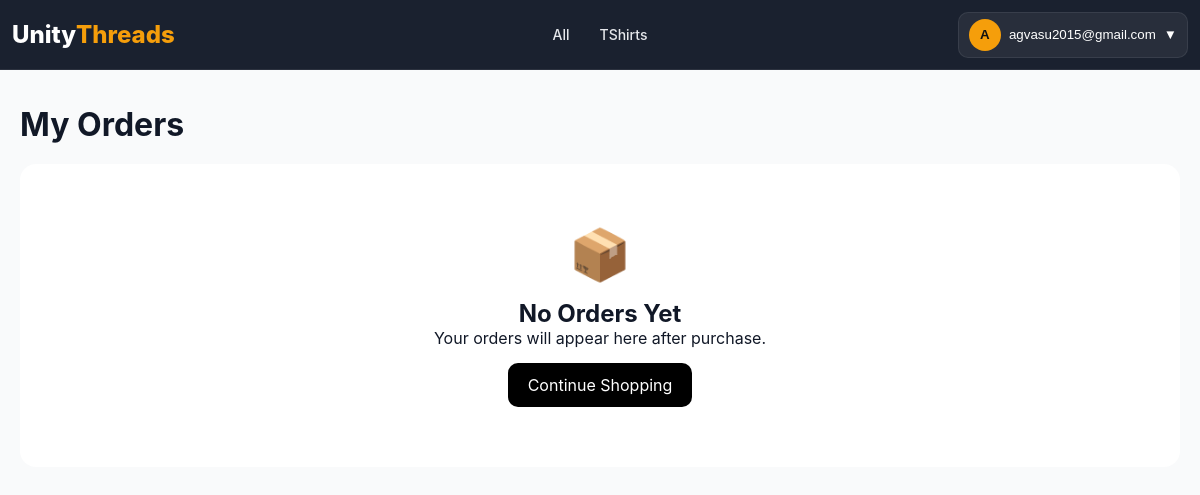
Page /orders/history/ (signed in) on the earlier database version.
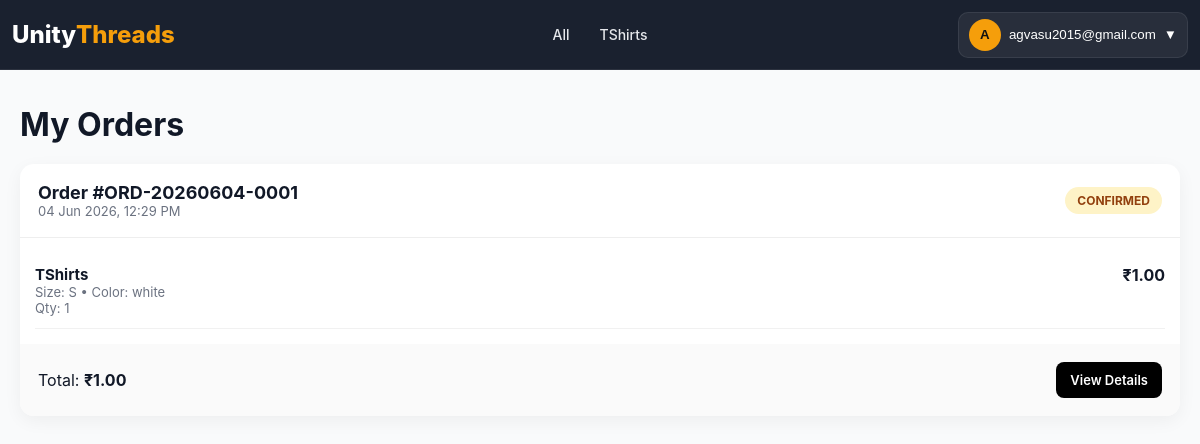
Same page on the later database version.
### products/models.py (models this page shows, shortened)
class BaseModel(models.Model):
    created_at = models.DateTimeField(
        auto_now_add=True
    )
    updated_at = models.DateTimeField(
        auto_now=True
    )
    class Meta:
        abstract = True

class Category(BaseModel):
    name = models.CharField(
        max_length=100,
        unique=True
    )
    slug = models.SlugField(
        unique=True,
        blank=True
    )
    image = models.ImageField(
        upload_to='categories/',
        blank=True,
        null=True
    )
    is_active = models.BooleanField(default=True)
    class Meta:
        verbose_name_plural = "Categories"
        ordering = ['name']
        indexes = [
            models.Index(fields=['slug']),
            models.Index(fields=['is_active']),
        ]

### orders/models.py (models this page shows, shortened)
class Order(models.Model):
    user = models.ForeignKey(settings.AUTH_USER_MODEL, on_delete=models.CASCADE, related_name="orders")
    order_id = models.CharField(max_length=20, unique=True)
    payment_method = models.CharField(max_length=20, choices=PaymentMethod.choices, default=PaymentMethod.COD)
    payment_status = models.CharField(max_length=20, choices=PaymentStatus.choices, default=PaymentStatus.PENDING)
    status = models.CharField(max_length=30, choices=OrderStatus.choices, default=OrderStatus.PENDING)
    shipping_status = models.CharField(max_length=30, choices=ShippingStatus.choices, default=ShippingStatus.PENDING)
    subtotal = models.DecimalField(max_digits=10, decimal_places=2, default=Decimal("0.00"))
    shipping_charge = models.DecimalField(max_digits=10, decimal_places=2, default=Decimal("0.00"))
    discount = models.DecimalField(max_digits=10, decimal_places=2, default=Decimal("0.00"))
    total = models.DecimalField(max_digits=10, decimal_places=2, default=Decimal("0.00"))
    courier_partner = models.CharField(max_length=100, blank=True, null=True)
    tracking_number = models.CharField(max_length=100, blank=True, null=True)
    estimated_delivery = models.DateField(blank=True, null=True)
    shipped_at = models.DateTimeField(blank=True, null=True)
    delivered_at = models.DateTimeField(blank=True, null=True)
    created_at = models.DateTimeField(auto_now_add=True)
    updated_at = models.DateTimeField(auto_now=True)
    refund_status = models.CharField(
        max_length=20,
        choices=[
            ("NOT_REQUESTED", "Not Requested"),
            ("REQUESTED", "Requested"),
            ("APPROVED", "Approved"),
            ("COMPLETED", "Completed"),
            ("REJECTED", "Rejected"),
        ],
        default="NOT_REQUESTED"
    )
    refund_method = models.CharField(
        max_length=20,
        choices=[
            ("UPI", "UPI"),
            ("BANK", "Bank Transfer"),
            ("WALLET", "Wallet"),
            ("CASH", "Cash Adjustment"),
        ],
        blank=True,
        null=True
    )
    refund_reference = models.CharField(
        max_length=100,
        blank=True,
        null=True
    )
    refunded_at = models.DateTimeField(
        blank=True,
        null=True
    )
    from django.utils import timezone

class OrderItem(models.Model):
    order = models.ForeignKey(Order, on_delete=models.CASCADE, related_name="items")
    product_name = models.CharField(max_length=255)
    product_image = models.ImageField(upload_to="orders/products/", blank=True, null=True)
    variant_id = models.IntegerField()
    sku = models.CharField(
        max_length=100,
        blank=True,
        null=True
    )
    size = models.CharField(max_length=50)
    color = models.CharField(max_length=50)
    price = models.DecimalField(max_digits=10, decimal_places=2)
    quantity = models.PositiveIntegerField()
    @property
    def total_price(self):
        return (self.price or Decimal("0")) * (self.quantity or 0)

### orders/views.py (the view)
@login_required
def order_history(request):
    orders = Order.objects.filter(
        user=request.user
    ).prefetch_related(
        "items"
    ).order_by("-created_at")
    return render(request, "orders/history.html", {
        "orders": orders
    })

### home/context_processors.py (called while the page is built)
def global_data(request):
    return {
        "categories": Category.objects.all()
    }

### orders/templates/orders/history.html (shortened to what this page needs)
{% load static %}
<!DOCTYPE html>
<html lang="en">
<head>
    <link rel="stylesheet" href="{% static 'orders/css/history.css' %}">
</head>
<body>
{% include 'partials/navbar.html' %}
<main class="history-container">
    <section class="history-header">
        <h1>My Orders</h1>
    </section>
    {% if not orders %}
    <div class="empty-orders">
        <div class="empty-icon">📦</div>
        <h2>No Orders Yet</h2>
        <p>Your orders will appear here after purchase.</p>
        <a href="{% url 'product_list' %}" class="shop-btn">
            Continue Shopping
        </a>
    </div>
    {% endif %}
    {% for order in orders %}
    <article class="order-card">
        <div class="order-top">
            <div class="order-info">
                <h3 class="order-id">Order #{{ order.order_id }}</h3>
                <p class="order-date">
                    {{ order.created_at|date:"d M Y, h:i A" }}
                </p>
            </div>
            <div class="status
                {% if order.status == 'PAID' %}paid
                {% elif order.status == 'DELIVERED' %}delivered
                {% elif order.status == 'CANCELLED' %}cancelled
                {% elif order.status == 'SHIPPED' %}shipped
                {% else %}pending{% endif %}">
                {{ order.status }}
            </div>
        </div>
        <div class="order-items">
            {% for item in order.items.all %}
            <div class="item-row">
                <div class="item-info">
                    <h4>{{ item.product_name }}</h4>
                    <p>
                        Size: {{ item.size }} • Color: {{ item.color }}
                    </p>
                    <p>Qty: {{ item.quantity }}</p>
                </div>
                <div class="item-price">
                    ₹{{ item.total_price }}
                </div>
            </div>
            {% endfor %}
        </div>
        <div class="order-footer">
            <div class="total">
                Total:
                <strong>₹{{ order.total }}</strong>
            </div>
            <div class="actions">
                <a href="{% url 'order_detail' order.order_id %}"
                   class="btn primary">
                    View Details
                </a>
            </div>
        </div>
    </article>
    {% endfor %}
</main>
</body>
</html>

### home/templates/partials/navbar.html (shortened to what this page needs)
{% load static %}
<link rel="stylesheet" href="{% static 'home/css/navbar.css' %}">
<header class="header" id="header">
    <a href="/" class="logo">
        Unity<span>Threads</span>
    </a>
      <nav class="nav" id="nav">
    <a href="{% url 'product_list' %}">All</a>
    {% for category in categories %}
        <a href="{% url 'product_list' %}?category={{ category.slug }}">
            {{ category.name }}
        </a>
    {% endfor %}
</nav>
    <div class="nav-actions">
        {% if request.user.is_authenticated %}
        <div class="account-dropdown" id="accountWrapper">
            <button class="account-btn" id="accountBtn" type="button">
                <span class="account-avatar">
                    {{ request.user.full_name|default:request.user.email|first|upper }}
                </span>
                <span class="account-name">
                    {{ request.user.full_name|default:request.user.email }}
                </span>
                <span class="dropdown-icon">▼</span>
            </button>
        </div>
        {% endif %}
    </div>
</header>

Differences in the rows shown:
added Order: order_id "ORD-20260604-0001", created_at "04 Jun 2026, 12:29 PM", status "CONFIRMED", total "1.00"
added OrderItem: product_name "TShirts", size "S", color "white", quantity "1", total_price "1.00"
Other differences:
text no longer shown: "📦 No Orders Yet Your orders will appear here after purchase. Continue Shopping"
